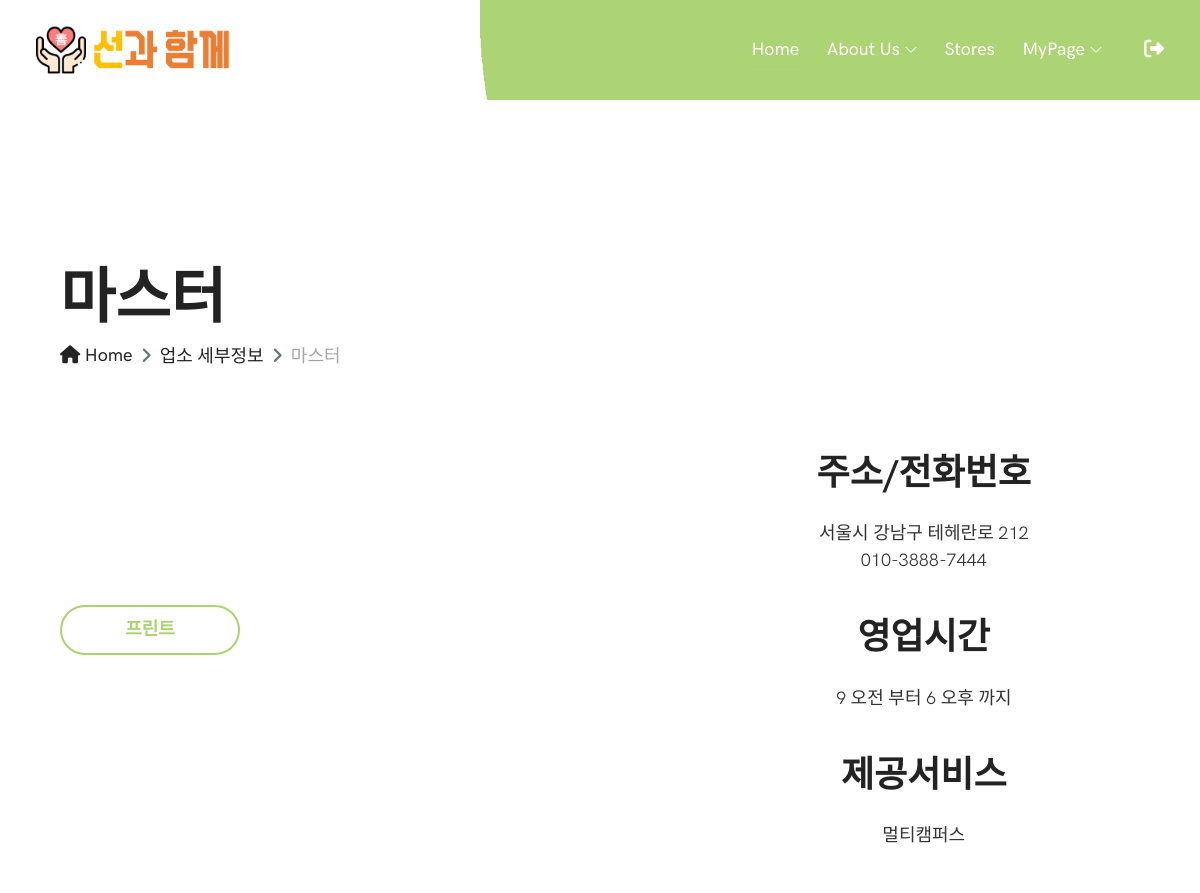
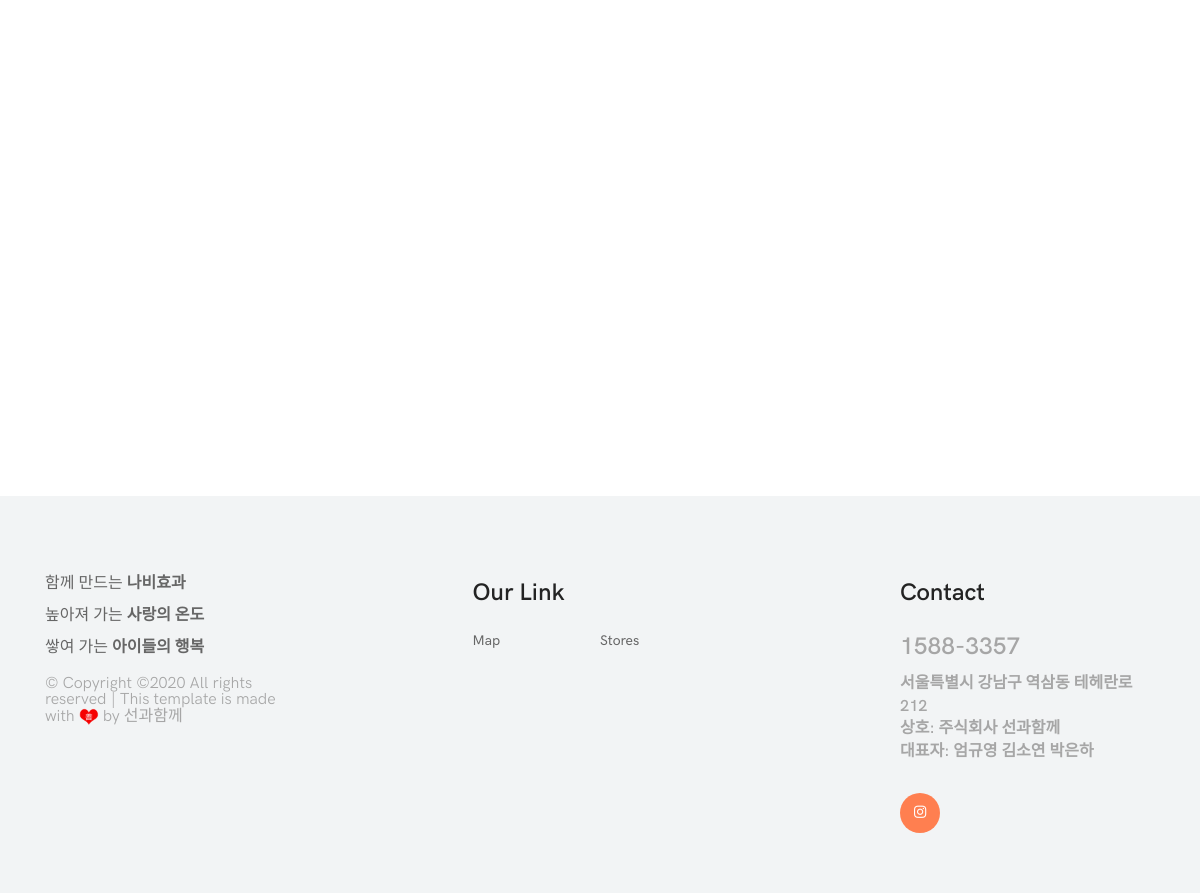
Screenshot of /stores/1/mypage/ (signed in) with the database file from the repository (2 pictures, top to bottom).
### stores/models.py (models this page shows, shortened)
class Store(models.Model):
    name = models.CharField(max_length=100)
    num = models.CharField(max_length=100)
    addr = models.CharField(max_length=500)
    open_hour = models.TimeField()
    closed_hour = models.TimeField()
    service = models.TextField()

### stores/views.py (the view)
# urls.py: path('mypage/', views.update, name='update'),
@login_required
def mypage(request, store_pk):
    store = get_object_or_404(Store, pk=store_pk)
    if request.user.is_superuser or request.user.store == store:
        domain = "http://7e2afadc23c0.ngrok.io"
        store_url = f"{domain}/stores/visiting/{store_pk}/"
        visitings = Visiting.objects.filter(store_id=store_pk)
        visiting_dates = [visiting.visiting_time.date() for visiting in visitings]
        visiting_dates = set(visiting_dates)
        visiting_dates = sorted(visiting_dates)
        visitings_date_cnt ={}
        for date in visiting_dates:
            visiting_list = [visiting for visiting in visitings if visiting.visiting_time.date() == date]
            cnt = len(visiting_list)
            visitings_date_cnt[date] = cnt
        context = {
            'store': store,
            'store_url': store_url,
            'visitings_date_cnt': visitings_date_cnt,
        }
        return render(request, 'stores/store_mypage.html', context)
    return redirect('maps:index')

### stores/templates/stores/store_mypage.html (shortened to what this page needs)
{% extends 'base.html' %}
{% load static %}
{% load qr_code %}
{% load bootstrap4 %}
{% block content %}
  <div class="breadcumb-area">
    <div class="container h-100">
      <div class="row h-100 align-items-end">
        <div class="col-12">
          <div class="breadcumb--con">
            <h2 class="title">{{ store.name }}</h2>
            <nav aria-label="breadcrumb">
              <ol class="breadcrumb">
                <li class="breadcrumb-item"><a href="#"><i class="fa fa-home"></i> Home</a></li>
                <li class="breadcrumb-item"><a href="#">업소 세부정보</a></li>
                <li class="breadcrumb-item active" aria-current="page">{{ store.name }}</li>
              </ol>
            </nav>
          </div>
        </div>
      </div>
    </div>
  </div>
  <section class="mona-contact-area section-padding-80-0">
    <div class="container">
      <div class="row align-items-center justify-content-between">
        <div class="col-12 col-lg-6 col-xl-6 mb-80">
            {% buttons %}
              <button class="btn mona-btn btn-2" onclick="onPrint()">프린트</button>
            {% endbuttons %}
        </div>
        <div class="col-12 col-lg-6 col-xl-5">
            <div class="col-12">
            <div class="single-contact-card mb-40">
                <h2>주소/전화번호</h2>
                <h6>{{ store.addr }}<br>
                {{ store.num }} </h6>
            </div>
            </div>
            <div class="col-12">
            <div class="single-contact-card mb-40">
                <h2>영업시간</h2>
                <h6>{{ store.open_hour }} 부터 {{ store.closed_hour }} 까지</h6>
            </div>
            </div>
            <div class="col-12">
            <div class="single-contact-card mb-40">
                <h2>제공서비스</h2>
                <h6>{{ store.service }}</h6>
            </div>
            </div>
        </div>
      </div>
    </div>
  </section>
  <div class="row">
    {% include 'stores/line_graph.html' %}
  </div>
{% endblock  %}

### kindeffects/static/style.css (style rules this page uses)
* { margin: 0; padding: 0; }
body { font-family: "HK Grotesk"; font-weight: 400; font-size: 14px; }
h1, h2, h3, h4, h5, h6 { font-family: "HK Grotesk"; color: #232323; line-height: 1.4; font-weight: 600; }
a, a:active, a:focus, a:hover { color: #232323; text-decoration: none; -webkit-transition-duration: 500ms; -o-transition-duration: 500ms; transition-duration: 500ms; outline: none; }
li { list-style: none; }
.mb-40 { margin-bottom: 40px; }
.mb-80 { margin-bottom: 80px; }
.section-padding-80-0 { padding-top: 80px; padding-bottom: 0; }
.mona-btn { position: relative; z-index: 1; min-width: 180px; height: 50px; line-height: 46px; font-size: 18px; font-weight: 600; display: inline-block; padding: 0 20px; text-align: center; text-transform: capitalize; color: #ffffff; border-radius: 40px; background-color: rgb(172, 211, 115); -webkit-transition-duration: 500ms; -o-transition-duration: 500ms; transition-duration: 500ms; border: 2px solid #ffffff; }
.mona-btn.btn-2 { border-color: rgb(172, 211, 115); color: rgb(172, 211, 115); background-color: #ffffff; }
.breadcumb-area { position: relative; z-index: 1; height: 270px; }
.breadcumb-area .title { font-size: 60px; margin-bottom: 0; text-transform: capitalize; }
.breadcumb-area .breadcumb--con .breadcrumb { padding: 0; margin-bottom: 0; list-style: none; background-color: transparent; border-radius: 0; }
.breadcumb-area .breadcumb--con .breadcrumb .breadcrumb-item, .breadcumb-area .breadcumb--con .breadcrumb .breadcrumb-item > a, .breadcumb-area .breadcumb--con .breadcrumb .breadcrumb-item.active { font-size: 18px; text-transform: capitalize; color: #232323; font-weight: 500; letter-spacing: normal; }
.breadcumb-area .breadcumb--con .breadcrumb .breadcrumb-item.active { color: #a6a6a6; }
.breadcumb-area .breadcumb--con .breadcrumb .breadcrumb-item + .breadcrumb-item::before { content: "\f105"; font-family: 'FontAwesome'; }
.mona-contact-area { position: relative; z-index: 1; }
.single-contact-card { position: relative; z-index: 1; text-align: center; }
.single-contact-card h2 { font-size: 36px; margin-bottom: 20px; }
.single-contact-card h6 { font-size: 18px; margin-bottom: 0; color: #333; line-height: 1.5; font-weight: 400; }

### kindeffects/static/css/default-assets/classy-nav.css (style rules this page uses)
body { font-family: "Roboto", sans-serif; }
.justify-content-between { -webkit-box-pack: justify; -ms-flex-pack: justify; justify-content: space-between; }

### rows the page displays
Store: name "마스터", addr "서울시 강남구 테헤란로 212", num "010-3888-7444", open_hour "9 오전", closed_hour "6 오후", service "멀티캠퍼스"
